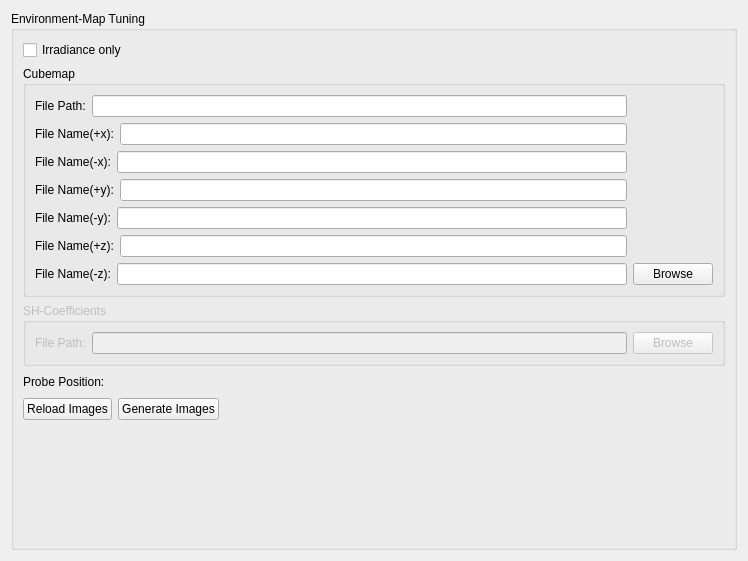
<?xml version="1.0" encoding="UTF-8"?>
<ui version="4.0">
 <class>EnvMapTuner</class>
 <widget class="QWidget" name="EnvMapTuner">
  <property name="geometry">
   <rect>
    <x>0</x>
    <y>0</y>
    <width>748</width>
    <height>561</height>
   </rect>
  </property>
  <property name="windowTitle">
   <string>Form</string>
  </property>
  <layout class="QVBoxLayout" name="verticalLayout">
   <item>
    <widget class="QGroupBox" name="groupBox">
     <property name="title">
      <string>Environment-Map Tuning</string>
     </property>
     <layout class="QVBoxLayout" name="verticalLayout_4">
      <item>
       <layout class="QHBoxLayout" name="horizontalLayout_10">
        <item>
         <widget class="QCheckBox" name="chk_irr_only">
          <property name="text">
           <string>Irradiance only</string>
          </property>
         </widget>
        </item>
        <item>
         <spacer name="horizontalSpacer_2">
          <property name="orientation">
           <enum>Qt::Horizontal</enum>
          </property>
          <property name="sizeHint" stdset="0">
           <size>
            <width>40</width>
            <height>20</height>
           </size>
          </property>
         </spacer>
        </item>
       </layout>
      </item>
      <item>
       <widget class="QGroupBox" name="grp_cubemap">
        <property name="title">
         <string>Cubemap</string>
        </property>
        <layout class="QHBoxLayout" name="horizontalLayout_8">
         <item>
          <widget class="QWidget" name="widget" native="true">
           <property name="sizePolicy">
            <sizepolicy hsizetype="Expanding" vsizetype="Preferred">
             <horstretch>1</horstretch>
             <verstretch>0</verstretch>
            </sizepolicy>
           </property>
           <layout class="QVBoxLayout" name="verticalLayout_2">
            <property name="leftMargin">
             <number>0</number>
            </property>
            <property name="topMargin">
             <number>0</number>
            </property>
            <property name="rightMargin">
             <number>0</number>
            </property>
            <property name="bottomMargin">
             <number>0</number>
            </property>
            <item>
             <layout class="QHBoxLayout" name="horizontalLayout">
              <item>
               <widget class="QLabel" name="label">
                <property name="text">
                 <string>File Path:</string>
                </property>
               </widget>
              </item>
              <item>
               <widget class="QLineEdit" name="file_path"/>
              </item>
             </layout>
            </item>
            <item>
             <layout class="QHBoxLayout" name="horizontalLayout_2">
              <item>
               <widget class="QLabel" name="label_2">
                <property name="text">
                 <string>File Name(+x):</string>
                </property>
               </widget>
              </item>
              <item>
               <widget class="QLineEdit" name="name_posx"/>
              </item>
             </layout>
            </item>
            <item>
             <layout class="QHBoxLayout" name="horizontalLayout_3">
              <item>
               <widget class="QLabel" name="label_3">
                <property name="text">
                 <string>File Name(-x):</string>
                </property>
               </widget>
              </item>
              <item>
               <widget class="QLineEdit" name="name_negx"/>
              </item>
             </layout>
            </item>
            <item>
             <layout class="QHBoxLayout" name="horizontalLayout_5">
              <item>
               <widget class="QLabel" name="label_5">
                <property name="text">
                 <string>File Name(+y):</string>
                </property>
               </widget>
              </item>
              <item>
               <widget class="QLineEdit" name="name_posy"/>
              </item>
             </layout>
            </item>
            <item>
             <layout class="QHBoxLayout" name="horizontalLayout_4">
              <item>
               <widget class="QLabel" name="label_4">
                <property name="text">
                 <string>File Name(-y):</string>
                </property>
               </widget>
              </item>
              <item>
               <widget class="QLineEdit" name="name_negy"/>
              </item>
             </layout>
            </item>
            <item>
             <layout class="QHBoxLayout" name="horizontalLayout_7">
              <item>
               <widget class="QLabel" name="label_7">
                <property name="text">
                 <string>File Name(+z):</string>
                </property>
               </widget>
              </item>
              <item>
               <widget class="QLineEdit" name="name_posz"/>
              </item>
             </layout>
            </item>
            <item>
             <layout class="QHBoxLayout" name="horizontalLayout_6">
              <item>
               <widget class="QLabel" name="label_6">
                <property name="text">
                 <string>File Name(-z):</string>
                </property>
               </widget>
              </item>
              <item>
               <widget class="QLineEdit" name="name_negz"/>
              </item>
             </layout>
            </item>
           </layout>
          </widget>
         </item>
         <item>
          <layout class="QVBoxLayout" name="verticalLayout_3">
           <item>
            <spacer name="verticalSpacer">
             <property name="orientation">
              <enum>Qt::Vertical</enum>
             </property>
             <property name="sizeHint" stdset="0">
              <size>
               <width>20</width>
               <height>40</height>
              </size>
             </property>
            </spacer>
           </item>
           <item>
            <widget class="QPushButton" name="btn_browse">
             <property name="text">
              <string>Browse</string>
             </property>
            </widget>
           </item>
          </layout>
         </item>
        </layout>
       </widget>
      </item>
      <item>
       <widget class="QGroupBox" name="grp_sh">
        <property name="enabled">
         <bool>false</bool>
        </property>
        <property name="title">
         <string>SH-Coefficients</string>
        </property>
        <layout class="QHBoxLayout" name="horizontalLayout_11">
         <item>
          <widget class="QLabel" name="label_8">
           <property name="text">
            <string>File Path:</string>
           </property>
          </widget>
         </item>
         <item>
          <widget class="QLineEdit" name="fn_sh"/>
         </item>
         <item>
          <widget class="QPushButton" name="btn_browse_sh">
           <property name="text">
            <string>Browse</string>
           </property>
          </widget>
         </item>
        </layout>
       </widget>
      </item>
      <item>
       <layout class="QHBoxLayout" name="horizontalLayout_12">
        <item>
         <widget class="QLabel" name="label_9">
          <property name="text">
           <string>Probe Position:</string>
          </property>
         </widget>
        </item>
        <item>
         <widget class="Vec3Tuner" name="tuner_probe_pos" native="true">
          <property name="sizePolicy">
           <sizepolicy hsizetype="Expanding" vsizetype="Preferred">
            <horstretch>0</horstretch>
            <verstretch>0</verstretch>
           </sizepolicy>
          </property>
         </widget>
        </item>
        <item>
         <spacer name="horizontalSpacer_4">
          <property name="orientation">
           <enum>Qt::Horizontal</enum>
          </property>
          <property name="sizeHint" stdset="0">
           <size>
            <width>40</width>
            <height>20</height>
           </size>
          </property>
         </spacer>
        </item>
       </layout>
      </item>
      <item>
       <layout class="QHBoxLayout" name="horizontalLayout_9">
        <item>
         <widget class="QPushButton" name="btn_reload">
          <property name="text">
           <string>Reload Images</string>
          </property>
         </widget>
        </item>
        <item>
         <widget class="QPushButton" name="btn_generate">
          <property name="text">
           <string>Generate Images</string>
          </property>
         </widget>
        </item>
        <item>
         <spacer name="horizontalSpacer">
          <property name="orientation">
           <enum>Qt::Horizontal</enum>
          </property>
          <property name="sizeHint" stdset="0">
           <size>
            <width>40</width>
            <height>20</height>
           </size>
          </property>
         </spacer>
        </item>
       </layout>
      </item>
      <item>
       <spacer name="verticalSpacer_2">
        <property name="orientation">
         <enum>Qt::Vertical</enum>
        </property>
        <property name="sizeHint" stdset="0">
         <size>
          <width>20</width>
          <height>196</height>
         </size>
        </property>
       </spacer>
      </item>
     </layout>
    </widget>
   </item>
  </layout>
 </widget>
 <customwidgets>
  <customwidget>
   <class>Vec3Tuner</class>
   <extends>QWidget</extends>
   <header>vec3tuner.h</header>
   <container>1</container>
  </customwidget>
 </customwidgets>
 <resources/>
 <connections/>
</ui>
